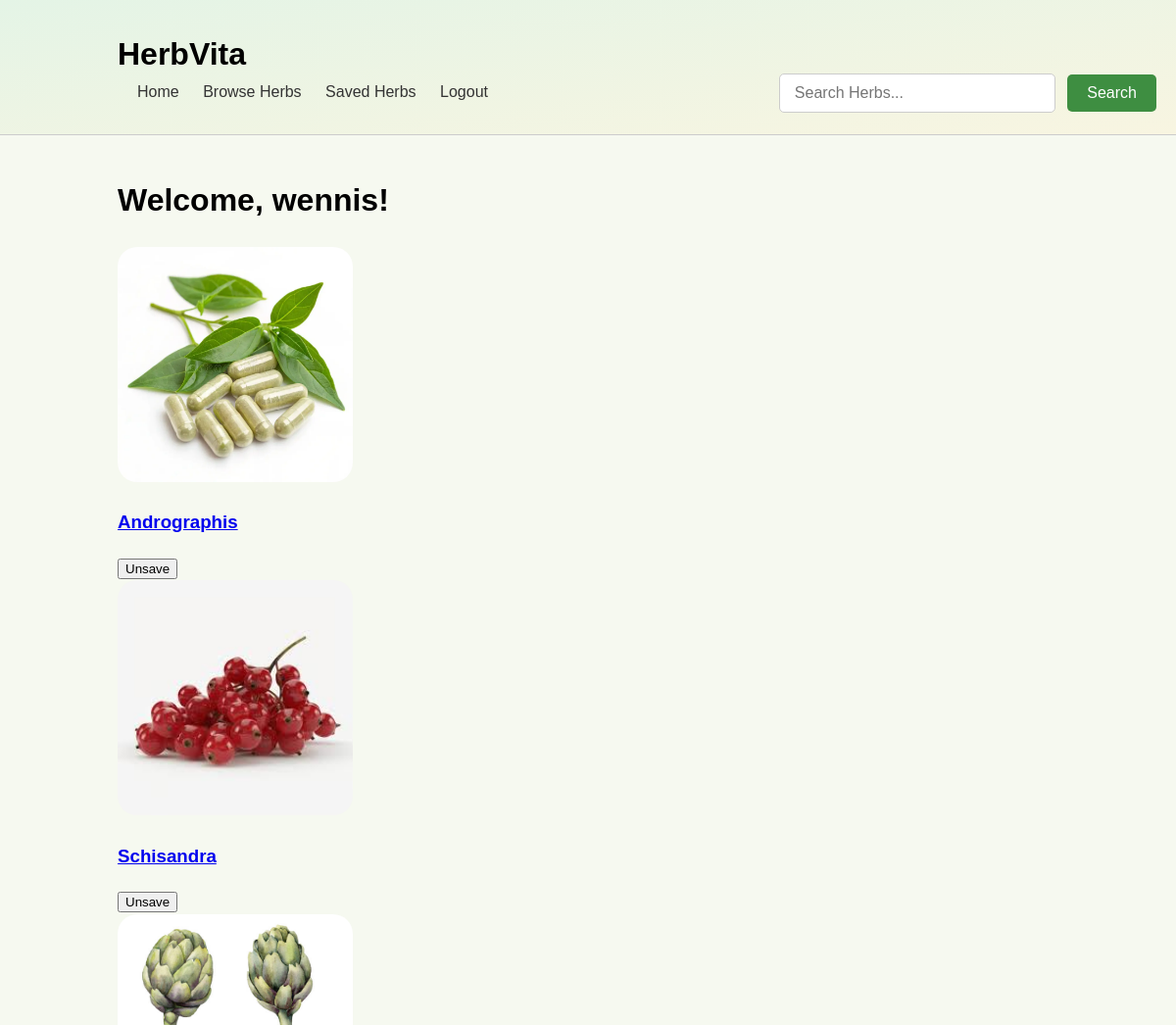
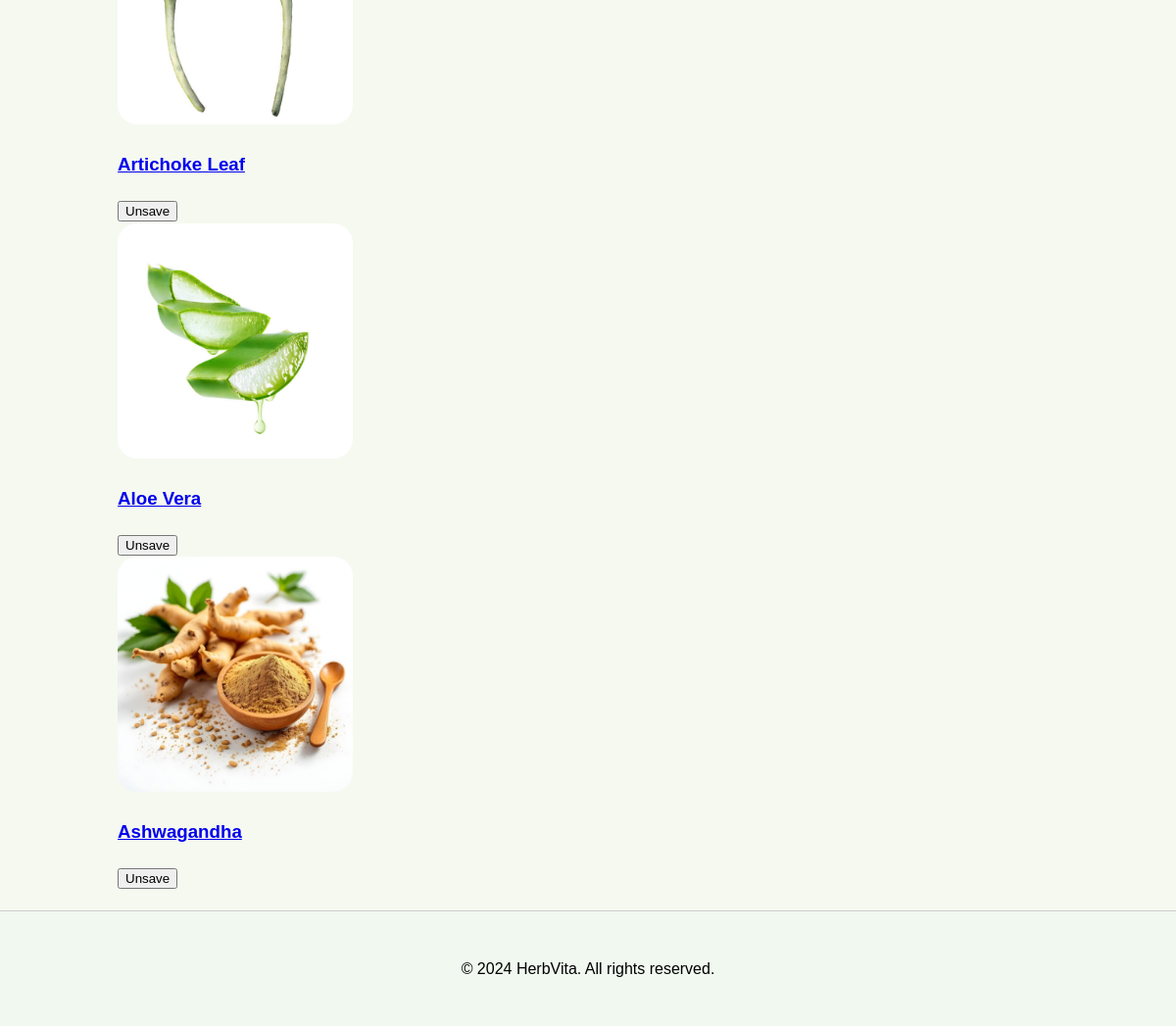
/profile.php (signed in), run on the app's committed database (2 pictures, top to bottom).
### tables this page shows
CREATE TABLE `herb` (
  `herbID` int(11) NOT NULL,
  `herbName` varchar(20) NOT NULL,
  `sideEffect` varchar(255) NOT NULL,
  `recommendedUsage` text NOT NULL,
  `Benefit` text NOT NULL,
  `healthConcerns` int(11) NOT NULL,
  `imagePath` varchar(255) NOT NULL
);

### profile.php (the view, shortened to what this page needs)
<?php
include 'db_connect.php';
function getSavedHerbs($conn, $userId) {
    $sql = "SELECT h.herbID, h.herbName, h.imagePath
            FROM savedlist sli
            JOIN herb h ON sli.herbID = h.herbID
            WHERE sli.userID = ?";
    $stmt = $conn->prepare($sql);
    $stmt->bind_param("i", $userId);
    $stmt->execute();
    $result = $stmt->get_result();
    return $result->fetch_all(MYSQLI_ASSOC);
}
?>
<!DOCTYPE html>
<html lang="en">
<head>
    <link rel="stylesheet" href="style.css">
</head>
<body>
    <header>
        <div class="container">
            <h1>HerbVita</h1>
            <nav>
                <ul>
                    <li><a href="index.php">Home</a></li>
                    <li><a href="browseHerb.php">Browse Herbs</a></li>
                    <?php if(isset($_SESSION['loggedin']) && $_SESSION['loggedin'] === true): ?>
                        <li><a href="profile.php">Saved Herbs</a></li>
                        <li><a href="logout.php">Logout</a></li>
                    <?php else: ?>
                        <li><a href="login.php">Login/Register</a></li>
                    <?php endif; ?>
                </ul>
            </nav>
            <div id="search-bar-header">
                <form action="search.php" method="get">
                    <input type="text" name="query" placeholder="Search Herbs...">
                    <button type="submit">Search</button>
                </form>
            </div>
        </div>
    </header>
    <main class="container">
        <h1>Welcome, <?php echo htmlspecialchars($_SESSION['userID']); ?>!</h1>
        <?php
            if (isset($_SESSION['loggedin']) && $_SESSION['loggedin'] === true) {
                $userId = $_SESSION['userID'];
                $savedHerbs = getSavedHerbs($conn, $userId);
                if (!empty($savedHerbs)) {
                    foreach ($savedHerbs as $herb) {
                        echo "<div class='saved-herb-item'>";
                        echo "<img src='" . htmlspecialchars($herb['imagePath']) . "' alt='" . htmlspecialchars($herb['herbName']) . "'>";
                        echo "<div class='saved-herb-info'>";
                        echo "<h3><a href='herbDetails.php?id=" . htmlspecialchars($herb['herbID']) . "'>" . htmlspecialchars($herb['herbName']) . "</a></h3>";
                        echo "</div>";
                        echo "<div class='saved-herb-actions'>";
                        echo "<button onclick='unsaveHerb(" . htmlspecialchars($herb['herbID']) . ")'>Unsave</button>";
                        echo "</div>";
                        echo "</div>";
                    }
                } else {
                    echo "<p class='no-saved-herbs'>You haven't saved any herbs yet.</p>";
                }
            } else {
                echo "<p>Please log in to see your saved herbs. <a href='login.php'>Login</a></p>";
            }
            ?>
    </main>
    <footer>
        <div class="container">
            <p>&copy; 2024 HerbVita. All rights reserved.</p>
        </div>
    </footer>
</body>
</html>

### style.css (style rules this page uses)
body { font-family: sans-serif; margin: 0; padding: 0; line-height: 1.6; background-color: #f6f9f0; }
.container { width: 80%; max-width: 1200px; margin: 0 auto; padding: 20px; }
header { background: linear-gradient(to bottom right, #e4f4e6, #f8f5e1); padding: 10px 0; border-bottom: 1px solid #ccc; }
header h1 { margin: 0; display: inline-block; }
nav ul { list-style: none; padding: 0; margin: 0; display: inline-block; }
nav ul li { display: inline; margin-left: 20px; }
nav ul li a { text-decoration: none; color: #333; }
main { padding: 20px 0; }
#search-bar-header form, #search-bar-main form { position: relative; }
#search-bar-header input[type="text"], #search-bar-main input[type="text"] { padding-right: 35px; padding: 10px 15px; border: 1px solid #ccc; border-radius: 5px; margin-right: 8px; font-size: 16px; transition: border-color 0.3s ease; }
#search-bar-header button, #search-bar-main button { padding: 10px 20px; background-color: #3e8e41; color: white; border: none; border-radius: 5px; cursor: pointer; font-size: 16px; transition: background-color 0.3s ease; }
#search-bar-header { position: absolute; top: 75px; right: 20px; display: flex; align-items: center; }
#search-bar-header input[type="text"] { width: 250px; }
footer { background-color: #f0f8f0; text-align: center; padding: 10px 0; border-top: 1px solid #ccc; }
.saved-herb-item img { width: 15rem; height: 15rem; border-radius: 20px; }

### data on the page
herb: imagePath+herbName (picture), herbName "Andrographis"
herb: imagePath+herbName (picture), herbName "Schisandra"
herb: imagePath (picture), herbName "Artichoke Leaf"
herb: imagePath (picture), herbName "Aloe Vera"
herb: imagePath (picture), herbName "Ashwagandha"

### other printed values
$_SESSION['userID'] "wennis"
